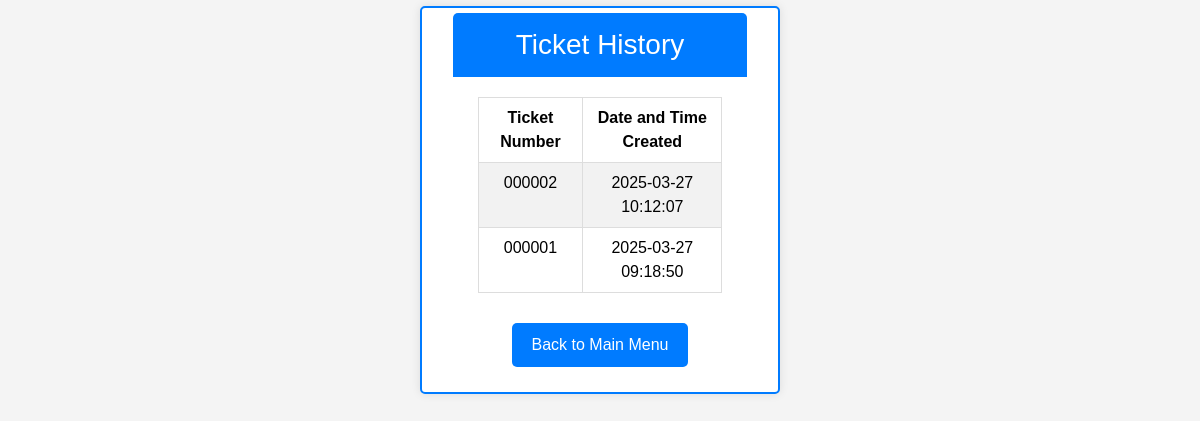
Page /poso.tix/history.php on the earlier database version.
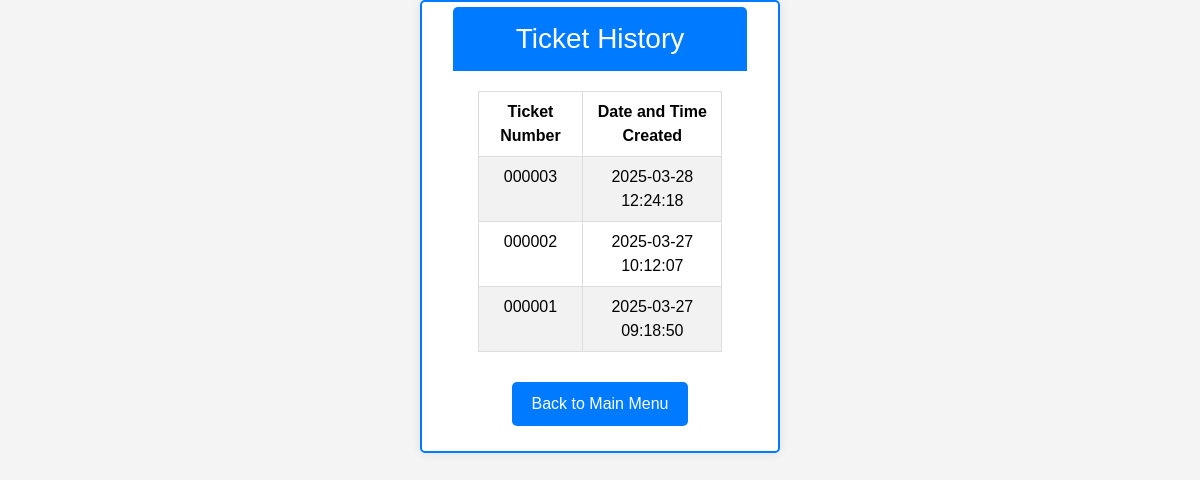
Same page on the later database version.
### tables this page shows
CREATE TABLE `report` (
  `ID` int(11) NOT NULL,
  `ticket_number` varchar(6) DEFAULT NULL,
  `first_name` varchar(100) DEFAULT NULL,
  `middle_name` varchar(100) DEFAULT NULL,
  `last_name` varchar(100) DEFAULT NULL,
  `dob` date DEFAULT NULL,
  `address` varchar(255) DEFAULT NULL,
  `license` varchar(255) NOT NULL,
  `confiscated` enum('yes','no') NOT NULL,
  `violation_date` date DEFAULT NULL,
  `violation_time` time DEFAULT NULL,
  `street` varchar(100) DEFAULT NULL,
  `plate_number` varchar(20) DEFAULT NULL,
  `city` varchar(100) DEFAULT NULL,
  `registration` varchar(100) DEFAULT NULL,
  `vehicle_type` varchar(50) DEFAULT NULL,
  `vehicle_owner` varchar(100) DEFAULT NULL,
  `created_at` timestamp NOT NULL DEFAULT current_timestamp(),
  `signature` longblob NOT NULL
);

### poso.tix/history.php (the view, shortened to what this page needs)
<?php
$conn = new mysqli('localhost', 'root', '', 'poso');
$sql = "SELECT ticket_number, created_at FROM report ORDER BY created_at DESC";
$result = $conn->query($sql);
?>
<!DOCTYPE html>
<html lang="en">
<head>
    <link href="https://maxcdn.bootstrapcdn.com/bootstrap/5.3.3/css/bootstrap.min.css" rel="stylesheet">
    <link rel="stylesheet" href="style.css?v=1.0">
</head>
<body>
    <div class="container">
        <div class="ticket-history-container">
            <h3 class="text-center">Ticket History</h3>
            <table class="table table-striped">
                <thead>
                    <tr>
                        <th>Ticket Number</th>
                        <th>Date and Time Created</th>
                    </tr>
                </thead>
                <tbody>
                    <?php
                    if ($result->num_rows > 0) {
                        while ($row = $result->fetch_assoc()) {
                            echo "<tr>
                                    <td>{$row['ticket_number']}</td>
                                    <td>" . date('Y-m-d H:i:s', strtotime($row['created_at'])) . "</td>
                                  </tr>";
                        }
                    } else {
                        echo "<tr><td colspan='2'>No tickets found.</td></tr>";
                    }
                    ?>
                </tbody>
            </table>
            <div class="btn-container">
                <a href="menu.php">Back to Main Menu</a>
            </div>
        </div>
    </div>
</body>
</html>

Differences in the rows shown:
added report: ticket_number "000003", created_at "2025-03-28 12:24:18"
